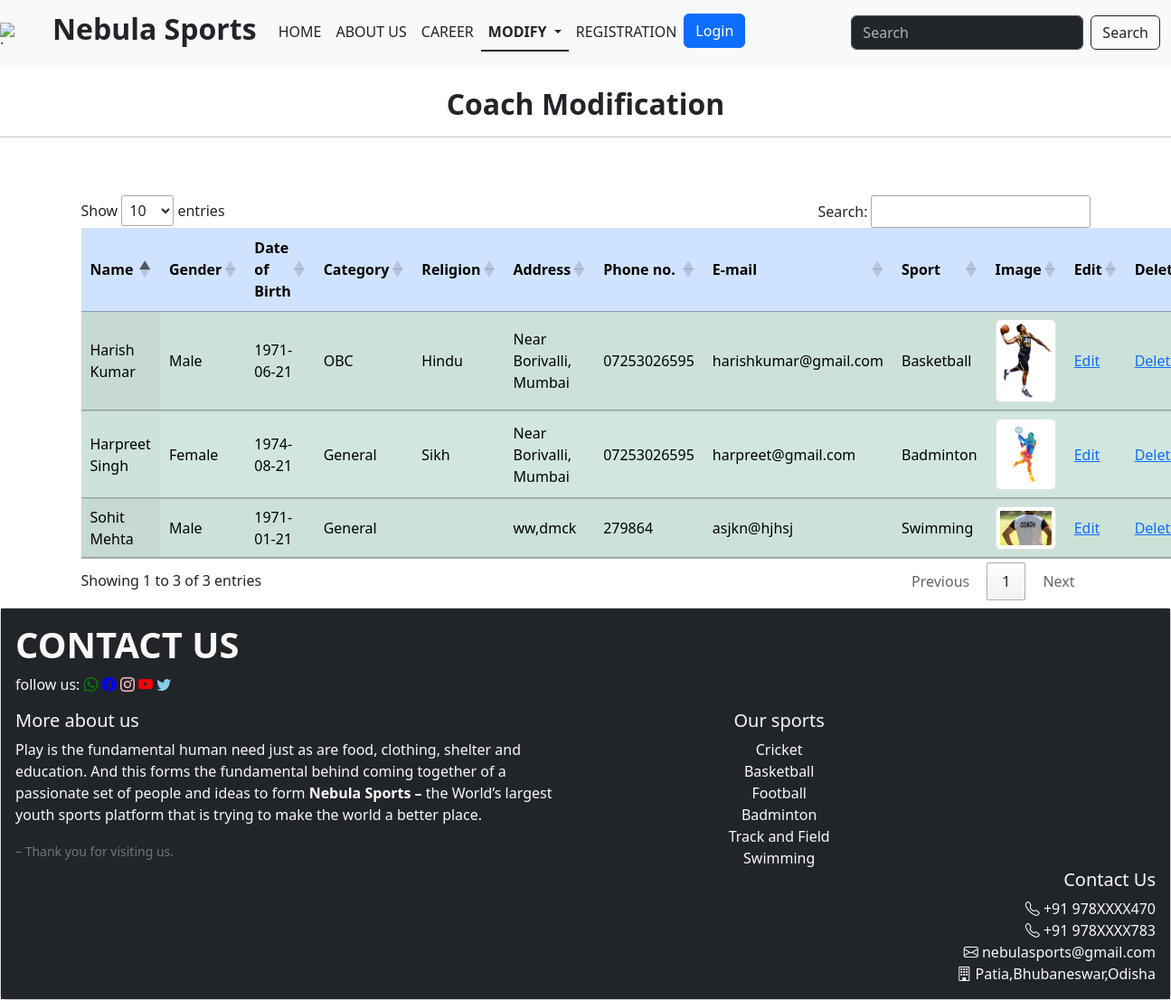
Screenshot of /modify_coach.php with the database file from the repository.
### tables this page shows
CREATE TABLE `coach` (
  `coach_id` int(11) NOT NULL,
  `name` varchar(100) NOT NULL,
  `gender` enum('Male','Female','Other') NOT NULL,
  `dob` date NOT NULL,
  `caste` enum('General','OBC','SC','ST','SEBC') NOT NULL DEFAULT 'General',
  `religion` enum('Hindu','Budhhist','Sikh','Jain','Other') NOT NULL,
  `addr` text NOT NULL,
  `phone` varchar(13) NOT NULL,
  `email` varchar(320) NOT NULL,
  `sport_id` int(11) NOT NULL,
  `coach_image` varchar(200) NOT NULL
);

CREATE TABLE `sport` (
  `sport_id` int(11) NOT NULL,
  `name` varchar(20) NOT NULL
);

### modify_coach.php (the view, shortened to what this page needs)
<!DOCTYPE html>  <?php session_start();?>
<html lang="en">
<head>
    <link href="https://cdn.jsdelivr.net/npm/bootstrap@5.3.1/dist/css/bootstrap.min.css" rel="stylesheet">
    <link href="https://cdn.datatables.net/1.13.6/css/jquery.dataTables.min.css" rel="stylesheet">
    <link rel="stylesheet" href="https://cdn.jsdelivr.net/npm/bootstrap-icons@1.10.5/font/bootstrap-icons.css">
</head>
<body>
<nav class="navbar navbar-expand-lg bg-light nav-underline" data-bs-theme="dark">
    <div>
      <img src="https://w7.pngwing.com/pngs/303/549/png-transparent-sport-logo-football-sports-logos-text-sport-logo.png" alt="Logo" width="30" height="24" class="d-inline-block align-text-top">
    </div>
        <div class="container-fluid">
          <a class="navbar-brand text-dark nav-underline" href="#"><h2><b>Nebula Sports</b></h2></a>
          <div class="collapse navbar-collapse" id="navbarScroll">
            <ul class="navbar-nav me-auto my-2 my-lg-0 navbar-nav-scroll" style="--bs-scroll-height: 100px;">
              <li class="nav-item">
                <a class="nav-link text-dark" href="home.php">HOME</a>
              </li>
              <li class="nav-item ">
                <a class="nav-link text-dark" href="about.php">ABOUT US</a>
              </li>
              <li class="nav-item">
                <a class="nav-link text-dark" href="career.php">CAREER</a>
              </li>
              <li class="nav-item dropdown">
                <a class="nav-link  active dropdown-toggle text-dark"  role="button"
                data-bs-toggle="dropdown"  aria-current="page" aria-expanded="false">
                MODIFY
                </a>
              </li>
              <li class="nav-item">
                <a class="nav-link text-dark" href="user_form.php">REGISTRATION</a>
              </li>
              <li class="nav-item">
                <?php
                if (isset($_SESSION['loggedin']) && $_SESSION['loggedin']) { ?>
                  <a href='logout.php'><button type="button" class="btn btn-info">
                    Logout
                  </button></a>
                <?php
                 echo 'Welcome '. $_SESSION['user_name'];
                } else {
                  ?>
                  <button type="button" class="btn btn-primary" data-bs-toggle="modal" data-bs-target="#exampleModal">
                    Login
                  </button>
                <?php } ?>
              </li>
            </ul>
            <form class="d-flex" role="search">
              <input class="form-control me-2" type="search" placeholder="Search" aria-label="Search">
              <button class="btn btn-outline-dark" type="submit">Search</button>
            </form>
          </div>
        </div>
      </nav>
<br>
<h2 class="text-center"><b>Coach Modification</b></h2><hr>
<?php
include 'connection.php';
echo "<br><br>";
$query_str = "SELECT * FROM coach";
$result = mysqli_query($connection,$query_str);
?>
<div class="container mb-2">
<table id="myTable" class="display table table-hover table-success table-striped align-middle">
    <thead>
    <tr class="table-primary align-middle">
        <th>Name</th>
        <th>Gender</th>
        <th>Date of Birth</th>
        <th>Category</th>
        <th>Religion</th>
        <th>Address</th>
        <th>Phone no.</th>
        <th>E-mail</th>
        <th>Sport</th>
        <th>Image</th>
        <th>Edit</th>
        <th>Delete</th>
    </tr>
</thead>
<tbody>
<?php
    while($result_array_row = mysqli_fetch_array($result)) {
        $query_str1 = "SELECT * FROM sport";
        $result1 = mysqli_query($connection,$query_str1);
        echo "<tr>";
        echo '<td>'.$result_array_row['name'].'</td>';
        echo '<td>'.$result_array_row['gender'].'</td>';
        echo '<td>'.$result_array_row['dob'].'</td>';
        echo '<td>'.$result_array_row['caste'].'</td>';
        echo '<td>'.$result_array_row['religion'].'</td>';
        echo '<td>'.$result_array_row['addr'].'</td>';
        echo '<td>'.$result_array_row['phone'].'</td>';
        echo '<td>'.$result_array_row['email'].'</td>';?>
        <td><?php while($result_array = mysqli_fetch_array($result1)) {
            if($result_array_row['sport_id'] == $result_array['sport_id']) {
                echo $result_array['name'];
            }
        }?></td>
        <td><img class="img-thumbnail" src="upload_img/<?php echo $result_array_row['coach_image']?>" ></td><?php
        echo '<td><a href=coach_form.php?coach_id='.$result_array_row['coach_id'].'>Edit</a></td>';
        echo '<td><a href=delete_coach.php?coach_id='.$result_array_row['coach_id'].'>Delete</a></td>';
        echo '</tr>';
    }
?>
</tbody>
</table>
</div>
<?php
    include 'footer.php';
?>
</body>
</html>

### footer.php
<footer>
<div class="card ">
  <div class="card-body bg-dark text-light">
  <div class="wrapper bg-dark">
    <div class="row">
      <div class="col-m-6">
        <h1 class="text-light"><b> CONTACT US</b></h1>
        <div class="gap-top">
          			<div class="textwidget text-light"><p> follow us: <i class="bi bi-whatsapp" style="color: green;"></i> <i class="bi bi-facebook" style="color: blue;"></i> <i class="bi bi-instagram" style="color: pink;"></i> <i class="bi bi-youtube" style="color: red;"></i> <i class="bi bi-twitter" style="color: skyblue;"></i></p>
                <div class="row">
                  <div class="col-6">
    <h5 class="card-title">More about us</h5>
    <p class="card-text">Play is the fundamental human need just as are food, clothing, shelter and education. And this forms the fundamental behind coming together of a passionate set of people and ideas to form <strong>Nebula Sports &#8211</strong> the World&#8217;s largest youth sports platform that is trying to make the world a better place.</p>
    <small class="text-secondary">&#8211 Thank you for visiting us.</small></div>
    <div class="col-4" align="center"><h5>Our sports</h5>Cricket<br>Basketball<br>Football<br>Badminton<br>Track and Field<br>Swimming</div>
    <div class="col" align="right"><h5>Contact Us</h5><i class="bi bi-telephone"></i> +91 978XXXX470<br><i class="bi bi-telephone"></i> +91 978XXXX783<br><i class="bi bi-envelope"></i> nebulasports@gmail.com<br><i class="bi bi-building"></i> Patia,Bhubaneswar,Odisha</div>
  </div>
</div>
</footer>

### rows the page displays
coach: name "Harish Kumar", gender "Male", dob "1971-06-21", caste "OBC", religion "Hindu", addr "Near Borivalli, Mumbai", phone "07253026595", email "harishkumar@gmail.com", coach_image (picture)
sport: name "Basketball"
coach: name "Sohit Mehta", gender "Male", dob "1971-01-21", caste "General", addr "ww,dmck", phone "279864", email "asjkn@hjhsj", coach_image (picture)
sport: name "Swimming"
coach: name "Harpreet Singh", gender "Female", dob "1974-08-21", caste "General", religion "Sikh", addr "Near Borivalli, Mumbai", phone "07253026595", email "harpreet@gmail.com", coach_image (picture)
sport: name "Badminton"
